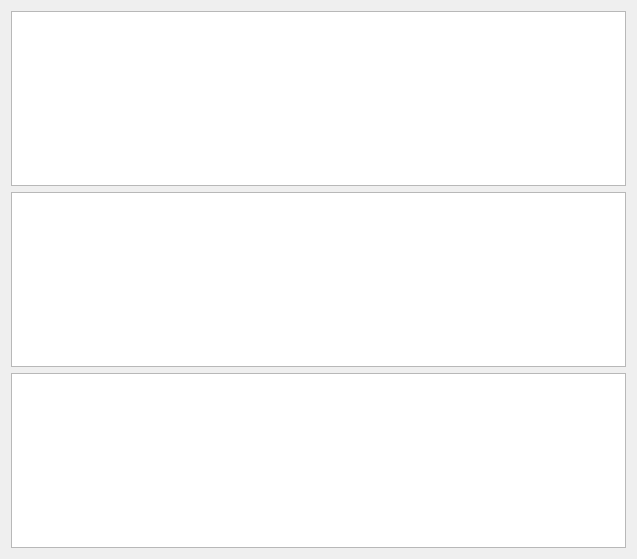
<?xml version="1.0" encoding="UTF-8"?>
<ui version="4.0">
 <class>Dialog</class>
 <widget class="QDialog" name="Dialog">
  <property name="geometry">
   <rect>
    <x>0</x>
    <y>0</y>
    <width>637</width>
    <height>559</height>
   </rect>
  </property>
  <property name="windowTitle">
   <string>Cross Correlation</string>
  </property>
  <layout class="QVBoxLayout" name="verticalLayout">
   <item>
    <widget class="PlotWidget" name="signal_1_plot"/>
   </item>
   <item>
    <widget class="PlotWidget" name="signal_2_plot"/>
   </item>
   <item>
    <widget class="PlotWidget" name="cross_correlatoion_plot"/>
   </item>
  </layout>
 </widget>
 <customwidgets>
  <customwidget>
   <class>PlotWidget</class>
   <extends>QGraphicsView</extends>
   <header location="global">pyqtgraph</header>
  </customwidget>
 </customwidgets>
 <resources/>
 <connections/>
</ui>
